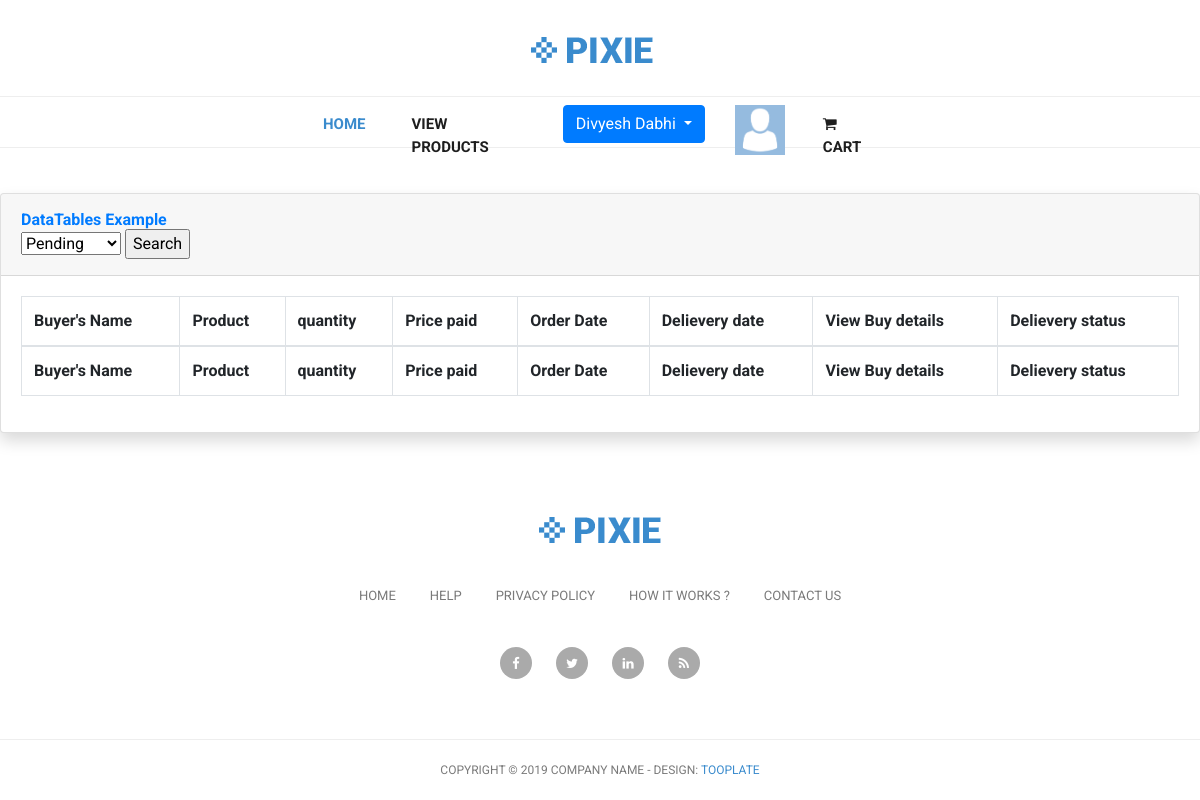
The page /seller-buy-product/ (signed in) on the database its author committed.
### myapp/models.py (models this page shows, shortened)
class User(models.Model):
    fname = models.CharField(max_length=50)
    lname = models.CharField(max_length=50)
    email = models.EmailField(unique=True)
    mobile = models.CharField(max_length=20)
    address = models.TextField()
    role = models.CharField(max_length=20)
    password = models.CharField(max_length=50)
    pic = models.FileField(upload_to='Profile',default='avtar.png')

### myapp/views.py (the view)
# urls.py: path('seller-buy-product/', views.seller_buy_product, name='seller-buy-product'),
def seller_buy_product(request):
    uid = User.objects.get(email=request.session['email'])
    buys = Buy.objects.all()
    select = False
    if request.method == 'POST':
        select = request.POST['search']
        if select == 'pending':
            select = False
        else:
            select = True
    return render(request,'seller-buy-product.html',{'uid':uid,'buys':buys,'select':select})

### myapp/templates/seller-buy-product.html (shortened to what this page needs)
{% extends 'header.html' %}
{% load static %}
{% block content %}
<br><br><br><br>
<div class="card shadow mb-4">
    <div class="card-header py-3">
        <h6 class="m-0 font-weight-bold text-primary">DataTables Example</h6>
        <form action="{% url 'seller-buy-product' %}" method="POST">
            <select name="search" id="">
                <option value="pending" selected>Pending</option>
            </select>
        <input type="submit" name="" value="Search" id="">
        </form>
    </div>
    <div class="card-body">
        <div class="table-responsive">
            <table class="table table-bordered" id="dataTable" width="100%" cellspacing="0">
                <thead>
                    <tr>
                        <th>Buyer's Name</th>
                        <th>Product</th>
                        <th>quantity</th>
                        <th>Price paid</th>
                        <th>Order Date</th>
                        <th>Delievery date</th>
                        <th>View Buy details</th>
                        <th>Delievery status</th>
                    </tr>
                </thead>
                <tfoot>
                    <tr>
                        <th>Buyer's Name</th>
                        <th>Product</th>
                        <th>quantity</th>
                        <th>Price paid</th>
                        <th>Order Date</th>
                        <th>Delievery date</th>
                        <th>View Buy details</th>
                        <th>Delievery status</th>
                    </tr>
                </tfoot>
            </table>
        </div>
    </div>
</div>
{% endblock %}

### myapp/templates/header.html (shortened to what this page needs)
{% load static %}
<!DOCTYPE html>
<html lang="en">
  <head>
    <link href="{% static 'vendor/bootstrap/css/bootstrap.min.css' %}" rel="stylesheet">
    <link rel="stylesheet" href="{% static 'assets/css/fontawesome.css' %}">
    <link rel="stylesheet" href="{% static 'assets/css/tooplate-main.css' %}">
    <link rel="stylesheet" href="{% static 'assets/css/owl.css' %}">
  </head>
  <body>
    <nav class="navbar navbar-expand-lg navbar-dark bg-dark static-top">
      <div class="container">
        <a class="navbar-brand" href="#"><img src="{% static 'assets/images/header-logo.png' %}" alt=""></a>
        <div class="collapse navbar-collapse" id="navbarResponsive">
          <ul class="navbar-nav ml-auto">
            <li class="nav-item active">
              <a class="nav-link" href="{% url 'index' %}">Home
              </a>
            </li>
            {% if uid.role == 'seller' %}
            <li class="nav-item">
              <div class="btn-group">
              <a class="nav-link dropdown-toggle" data-toggle="dropdown" aria-haspopup="true" aria-expanded="false">Products</a>
                <div class="dropdown-menu">
                  <a class="dropdown-item" href="{% url 'add-product' %}">Add Product</a>
                  <a class="dropdown-item" href="{% url 'seller-product' %}">View Your Products</a>
                </div>
              </div>
            </li>
            <li class="nav-item">
              <a class="nav-link" href="{% url 'seller-buy-product' %}">View My orders</a>
            </li>
            {% elif uid.role == 'buyer' %}
            <li class="nav-item">
              <a class="nav-link" href="{% url 'all-product' %}">View Products</a>
            </li>
            {% endif %}
            {% if uid %}
            <li class="nav-item">
                <div class="btn-group">
                  <button type="button" class="btn btn-primary dropdown-toggle" data-toggle="dropdown" aria-haspopup="true" aria-expanded="false">
                    {{uid.fname}} {{uid.lname}}
                  </button>
                </div>
            </li>
            {% if uid.pic %}
            <li class="nav-item">
              <img src="{{uid.pic.url}}" alt="" width="50px" height="50px">
            </li>
            <li class="nav-item">
                <a href="{% url 'view-cart' %}" class="nav-link"><i class="fa fa-shopping-cart"></i> Cart</a>
            </li>
            {% endif %}
            {% else %}
            <li class="nav-item">
              <a class="nav-link" href="{% url 'login' %}">Login / Registration</a>
            </li>
            {% endif %}
          </ul>
        </div>
      </div>
    </nav>
    {% block content %}
    {% endblock %}
    <div class="footer">
        <div class="container">
          <div class="row">
            <div class="col-md-12">
              <div class="logo">
                <img src="{% static 'assets/images/header-logo.png' %}" alt="">
              </div>
            </div>
            <div class="col-md-12">
              <div class="footer-menu">
                <ul>
                  <li><a href="#">Home</a></li>
                  <li><a href="#">Help</a></li>
                  <li><a href="#">Privacy Policy</a></li>
                  <li><a href="#">How It Works ?</a></li>
                  <li><a href="#">Contact Us</a></li>
                </ul>
              </div>
            </div>
            <div class="col-md-12">
              <div class="social-icons">
                <ul>
                  <li><a href="#"><i class="fa fa-facebook"></i></a></li>
                  <li><a href="#"><i class="fa fa-twitter"></i></a></li>
                  <li><a href="#"><i class="fa fa-linkedin"></i></a></li>
                  <li><a href="#"><i class="fa fa-rss"></i></a></li>
                </ul>
              </div>
            </div>
          </div>
        </div>
      </div>
      <div class="sub-footer">
        <div class="container">
          <div class="row">
            <div class="col-md-12">
              <div class="copyright-text">
                <p>Copyright &copy; 2019 Company Name
                  - Design: <a rel="nofollow" href="https://www.facebook.com/tooplate">Tooplate</a></p>
              </div>
            </div>
          </div>
        </div>
      </div>
    </body>
  </html>

### myapp/static/assets/css/tooplate-main.css (style rules this page uses)
body { font-family: 'Roboto', sans-serif; transition: all 0.5s; }
p { margin-bottom: 0px; font-size: 14px; color: #4a4a4a; line-height: 24px; }
a { text-decoration: none!important; }
.copyright-text { text-transform: uppercase; }
.navbar .navbar-brand { text-align: center; width: 100%; position: relative; padding: 25px 0px; }
.bg-dark { background-color: #fff!important; border-bottom: 1px solid #eee; }
#navbarResponsive { z-index: 999; position: absolute; left: 50%; top: 105px; transform: translateX(-50%); }
.navbar-dark .navbar-nav .nav-item { margin: 0px 15px; }
.navbar-dark .navbar-nav .nav-link { text-transform: uppercase; font-size: 15px; font-weight: 700; color: #1e1e1e; transition: all 0.5s; }
.navbar-dark .navbar-nav .nav-link:hover, .navbar-dark .navbar-nav .active>.nav-link, .navbar-dark .navbar-nav .nav-link.active, .navbar-dark .navbar-nav .nav-link.show, .navbar-dark .navbar-nav .show>.nav-link { color: #3a8bcd; }
.navbar:after { width: 100%; height: 1px; background-color: #eee; content: ''; position: absolute; left: 0; bottom: -52px; }
.footer { text-align: center; }
.footer ul { padding: 0px; margin: 0px; }
.footer ul li { list-style: none; display: inline-block; }
.footer .logo img { max-width: 100%; margin-top: 60px; margin-bottom: 40px; }
.footer .footer-menu { margin-bottom: 40px; }
.footer .footer-menu ul li { margin: 0px 15px; }
.footer .footer-menu a { font-size: 13px; color: #7a7a7a; text-transform: uppercase; transition: all 0.5s; }
.footer .social-icons { margin-bottom: 60px; }
.footer .social-icons ul li { margin: 0px 10px; }
.footer .social-icons a { width: 32px; height: 32px; color: #fff; background-color: #aaa; text-align: center; display: inline-block; line-height: 33px; border-radius: 50%; font-size: 13px; transition: all 0.5s; }
.sub-footer { border-top: 1px solid #eee; text-align: center; }
.sub-footer p { font-size: 12px; color: #7a7a7a; line-height: 60px; }
.sub-footer a { color: #3a8bcd; text-decoration: none; }

### rows shown on the page
User: fname "Divyesh", lname "Dabhi", pic (picture)
